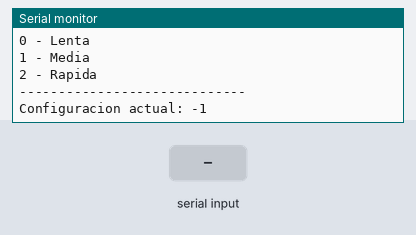
Bench run of a sketch on a simulated Arduino Uno, built with avr-gcc and run on an emulated ATmega328P. On the bench: the last lines printed to the serial monitor. The test bench sets the inputs (shaded band). EEPROM starts erased.

Above: at 1.2 s.
1.3 s: "90,45\n" received over Serial
At 2.5 s:
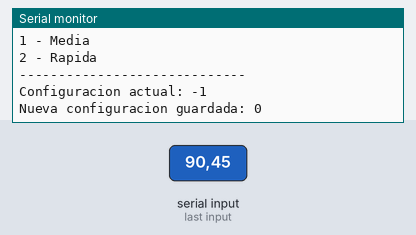
2.8 s: "30,150\n" received over Serial
At 3.9 s:
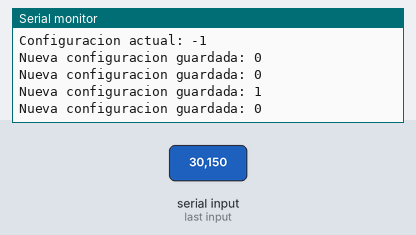

The sketch:

EEPROM_Guarda_config.ino
```cpp
#include <EEPROM.h>
int config = 0;

void setup() {
  Serial.begin(9600);

  EEPROM.get(0, config);

  Serial.println("=== Menu de Configuracion ===");
  Serial.println("Seleccione una opcion:");
  Serial.println("0 - Lenta");
  Serial.println("1 - Media");
  Serial.println("2 - Rapida");
  Serial.println("-----------------------------");
  Serial.print("Configuracion actual: ");
  Serial.println(config);

}

void loop() {
  if (Serial.available() > 0) {
    char opcion = Serial.read();

    if (opcion >= '0' && opcion <= '2') {
      config = opcion - '0';
      EEPROM.put(0, config);
      Serial.print("Nueva configuracion guardada: ");
      Serial.println(config);
    }
  }
}
```

Measured:
- after the input at 1.3 s, the serial monitor: prints a new line at once (image 1)
- after the input at 2.8 s, the serial monitor: prints a new line at once (image 2)
